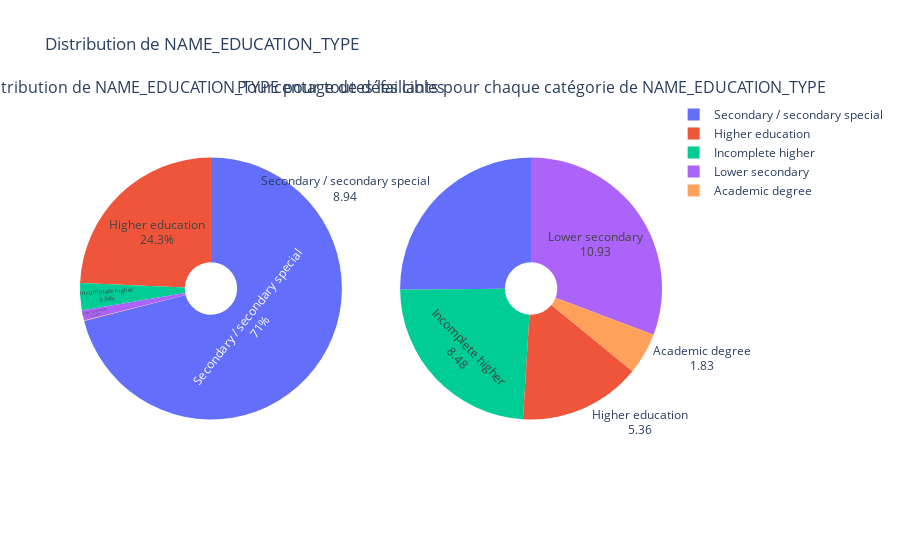

The cell this chart's notebook holds for it:
### Markdown cell above
<font color = "#26474E"> _**Distribution de la variable catégorielle NAME_EDUCATION_TYPE**_

Cette variable décrit le niveau d'éducation des clients.

### Code cell
# valeurs uniques de cette colonne ?
print_unique_categories(application_train, 'NAME_EDUCATION_TYPE', show_counts=True)

# Tracer le diagramme en secteur pour cette colonne
plot_categorical_variables_pie(application_train, 'NAME_EDUCATION_TYPE', hole = 0.2)

### Figure 1 — Plotly figure (JSON) as saved in the notebook; plotly's stock layout.template omitted (floating-point values rounded to 4 significant figures)
{"data": [{"domain": {"x": [0, 0.45], "y": [0, 1]}, "hole": 0.2, "labels": ["Secondary / secondary special", "Higher education", "Incomplete higher", "Lower secondary", "Academic degree"], "textinfo": "label+percent", "textposition": "inside", "type": "pie", "values": [218391, 74863, 10277, 3816, 164]}, {"domain": {"x": [0.55, 1], "y": [0, 1]}, "hole": 0.2, "hoverinfo": "label+value", "labels": ["Secondary / secondary special", "Higher education", "Incomplete higher", "Lower secondary", "Academic degree"], "textinfo": "label+value", "type": "pie", "values": [8.94, 5.36, 8.48, 10.93, 1.83]}], "layout": {"annotations": [{"font": {"size": 16}, "showarrow": false, "text": "Distribution de NAME_EDUCATION_TYPE pour toutes les cibles", "x": 0.225, "xanchor": "center", "xref": "paper", "y": 1, "yanchor": "bottom", "yref": "paper"}, {"font": {"size": 16}, "showarrow": false, "text": "Pourcentage de défaillants pour chaque catégorie de NAME_EDUCATION_TYPE", "x": 0.775, "xanchor": "center", "xref": "paper", "y": 1, "yanchor": "bottom", "yref": "paper"}], "title": {"text": "Distribution de NAME_EDUCATION_TYPE"}}}
